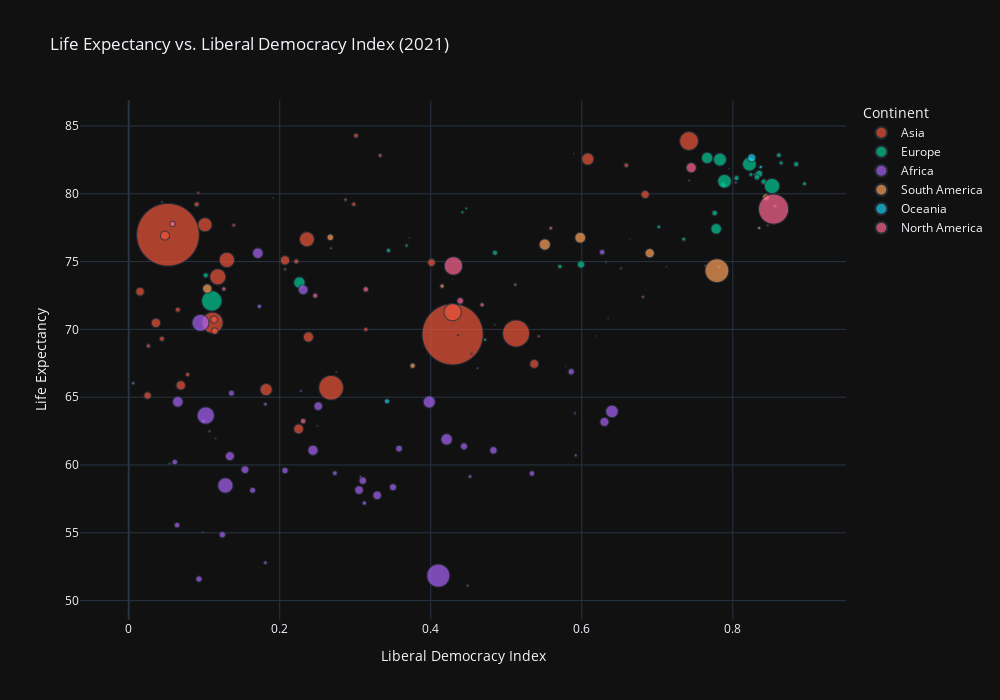

This figure's notebook cell:
### Code cell
# Load the dataset
df = life_exp_lib_democ

# Display basic info and first few rows to understand the data structure
print(df.info())
print(df.head())

# Clean the data by removing rows with NaN values in critical columns
df_cleaned = df.dropna(subset=['Liberal democracy index (best estimate, aggregate: average)', 
                               'Period life expectancy at birth - Sex: all - Age: 0', 
                               'Population (historical)'])

# Scale the population to increase the size of the points
df_cleaned['Scaled Population'] = df_cleaned['Population (historical)'] / 1e6

# Create the scatter plot with text labels
fig = px.scatter(
    df_cleaned,
    x='Liberal democracy index (best estimate, aggregate: average)',
    y='Period life expectancy at birth - Sex: all - Age: 0',
    size='Scaled Population',  # Use the scaled population
    color='Continent',
    hover_name='Entity',
    # text='Entity',  # Add country names as text
    size_max=150,  # Increase size_max to make points larger
    title='Life Expectancy vs. Liberal Democracy Index (2021)',
    labels={
        'Liberal democracy index (best estimate, aggregate: average)': 'Liberal Democracy Index',
        'Period life expectancy at birth - Sex: all - Age: 0': 'Life Expectancy'
    }
)

# Update the layout
fig.update_layout(
    xaxis_title='Liberal Democracy Index',
    yaxis_title='Life Expectancy',
    legend_title='Continent',
    template='plotly_dark',
    height=700,
    width=1000
)

# Update the text position for better readability
fig.update_traces(textposition='bottom center')

# Show the plot
fig.show()

### Figure 1 — Plotly figure (JSON) as saved in the notebook; plotly's stock layout.template omitted (floating-point values rounded to 4 significant figures)
{"data": [{"hovertemplate": "<b>%{hovertext}</b><br><br>Continent=Asia<br>Liberal Democracy Index=%{x}<br>Life Expectancy=%{y}<br>Scaled Population=%{marker.size}<extra></extra>", "hovertext": ["Afghanistan", "Armenia", "Azerbaijan", "Bahrain", "Bangladesh", "Bhutan", "Cambodia", "China", "East Timor", "Georgia", "Hong Kong", "India", "Indonesia", "Iran", "Iraq", "Israel", "Japan", "Jordan", "Kazakhstan", "Kuwait", "Kyrgyzstan", "Laos", "Lebanon", "Malaysia", "Maldives", "Mongolia", "Myanmar", "Nepal", "North Korea", "Oman", "Pakistan", "Philippines", "Qatar", "Saudi Arabia", "Singapore", "South Korea", "Sri Lanka", "Syria", "Taiwan", "Tajikistan", "Thailand", "Turkey", "Turkmenistan", "United Arab Emirates", "Uzbekistan", "Vietnam", "Yemen"], "legendgroup": "Asia", "marker": {"color": "#EF553B", "size": [33.83, 2.921, 9.753, 1.37, 159.4, 0.7406, 15.62, 1396.0, 1.205, 3.792, 7.366, 1328.0, 261.8, 82.62, 37.56, 8.053, 127.3, 9.545, 18.08, 3.834, 6.002, 6.802, 6.472, 31.23, 0.4282, 2.977, 51.09, 27.82, 25.58, 4.185, 217.3, 105.3, 2.427, 29.97, 5.525, 50.98, 21.73, 19.42, 23.53, 8.644, 70.54, 80.01, 6.216, 8.675, 30.75, 92.82, 31.16], "sizemode": "area", "sizeref": 0.3535, "symbol": "circle"}, "mode": "markers", "name": "Asia", "showlegend": true, "textposition": "bottom center", "type": "scattergl", "x": [0.225, 0.207, 0.065, 0.044, 0.111, 0.485, 0.114, 0.052, 0.462, 0.512, 0.301, 0.429, 0.513, 0.13, 0.238, 0.659, 0.742, 0.222, 0.113, 0.287, 0.314, 0.078, 0.298, 0.207, 0.191, 0.543, 0.182, 0.537, 0.015, 0.139, 0.268, 0.429, 0.092, 0.048, 0.333, 0.608, 0.401, 0.025, 0.684, 0.044, 0.101, 0.236, 0.026, 0.09, 0.036, 0.118, 0.069], "xaxis": "x", "y": [62.66, 74.44, 71.45, 79.4, 70.49, 70.34, 69.87, 76.98, 67.14, 73.3, 84.29, 69.64, 69.7, 75.12, 69.44, 82.1, 83.89, 75.01, 70.73, 79.56, 70.0, 66.67, 79.23, 75.09, 79.7, 69.5, 65.56, 67.46, 72.78, 77.69, 65.7, 71.27, 80.06, 76.92, 82.83, 82.56, 74.93, 65.12, 79.95, 69.31, 77.72, 76.65, 68.78, 79.22, 70.48, 73.88, 65.87], "yaxis": "y"}, {"hovertemplate": "<b>%{hovertext}</b><br><br>Continent=Europe<br>Liberal Democracy Index=%{x}<br>Life Expectancy=%{y}<br>Scaled Population=%{marker.size}<extra></extra>", "hovertext": ["Albania", "Austria", "Belarus", "Belgium", "Bosnia and Herzegovina", "Bulgaria", "Croatia", "Cyprus", "Czechia", "Denmark", "Estonia", "Finland", "France", "Germany", "Greece", "Hungary", "Iceland", "Ireland", "Italy", "Kosovo", "Latvia", "Lithuania", "Luxembourg", "Malta", "Moldova", "Montenegro", "Netherlands", "North Macedonia", "Norway", "Poland", "Portugal", "Romania", "Russia", "Serbia", "Slovakia", "Slovenia", "Spain", "Sweden", "Switzerland", "Ukraine", "United Kingdom"], "legendgroup": "Europe", "marker": {"color": "#00cc96", "size": [2.899, 8.644, 9.487, 11.28, 3.519, 7.178, 4.184, 1.22, 10.52, 5.684, 1.315, 5.48, 64.92, 82.08, 10.82, 9.839, 0.331, 4.702, 60.58, 1.779, 1.978, 2.906, 0.5695, 0.445, 3.287, 0.6281, 17.11, 1.98, 5.19, 38.27, 10.37, 19.87, 145.3, 7.177, 5.42, 2.06, 46.68, 9.799, 8.284, 45.78, 65.38], "sizemode": "area", "sizeref": 0.3535, "symbol": "circle"}, "mode": "markers", "name": "Europe", "showlegend": true, "textposition": "bottom center", "type": "scattergl", "x": [0.442, 0.805, 0.102, 0.841, 0.368, 0.571, 0.702, 0.742, 0.776, 0.895, 0.846, 0.824, 0.822, 0.852, 0.787, 0.485, 0.785, 0.83, 0.783, 0.447, 0.764, 0.782, 0.795, 0.59, 0.472, 0.372, 0.835, 0.268, 0.864, 0.778, 0.832, 0.599, 0.11, 0.344, 0.735, 0.804, 0.766, 0.884, 0.861, 0.226, 0.789], "xaxis": "x", "y": [78.64, 81.16, 73.99, 80.89, 76.18, 74.63, 77.56, 80.97, 78.58, 80.74, 77.66, 81.42, 82.19, 80.57, 80.67, 75.65, 82.35, 81.42, 82.53, 78.92, 74.69, 74.61, 81.84, 82.96, 69.24, 76.76, 81.48, 75.98, 82.27, 77.42, 81.21, 74.79, 72.1, 75.82, 76.65, 80.82, 82.65, 82.18, 82.85, 73.46, 80.92], "yaxis": "y"}, {"hovertemplate": "<b>%{hovertext}</b><br><br>Continent=Africa<br>Liberal Democracy Index=%{x}<br>Life Expectancy=%{y}<br>Scaled Population=%{marker.size}<extra></extra>", "hovertext": ["Algeria", "Angola", "Benin", "Botswana", "Burkina Faso", "Burundi", "Cameroon", "Cape Verde", "Central African Republic", "Chad", "Comoros", "Congo", "Cote d'Ivoire", "Democratic Republic of Congo", "Djibouti", "Egypt", "Equatorial Guinea", "Eritrea", "Eswatini", "Ethiopia", "Gabon", "Gambia", "Ghana", "Guinea", "Guinea-Bissau", "Kenya", "Lesotho", "Liberia", "Libya", "Madagascar", "Malawi", "Mali", "Mauritania", "Mauritius", "Morocco", "Mozambique", "Namibia", "Niger", "Nigeria", "Rwanda", "Sao Tome and Principe", "Senegal", "Seychelles", "Sierra Leone", "Somalia", "South Africa", "South Sudan", "Sudan", "Tanzania", "Togo", "Tunisia", "Uganda", "Zambia", "Zimbabwe"], "legendgroup": "Africa", "marker": {"color": "#ab63fa", "size": [40.02, 28.16, 11.36, 2.203, 18.78, 11.05, 22.76, 0.5124, 4.629, 14.65, 0.7267, 5.098, 25.25, 81.04, 1.02, 99.6, 1.454, 3.106, 1.143, 103.9, 2.041, 2.225, 28.7, 11.77, 1.786, 47.09, 2.105, 4.659, 6.532, 25.43, 17.09, 18.59, 3.966, 1.292, 34.61, 26.55, 2.374, 19.94, 190.7, 11.64, 0.2003, 14.59, 0.1072, 7.038, 13.81, 56.72, 11.11, 40.02, 52.02, 7.663, 11.4, 37.53, 16.4, 14.4], "sizemode": "area", "sizeref": 0.3535, "symbol": "circle"}, "mode": "markers", "name": "Africa", "showlegend": true, "textposition": "bottom center", "type": "scattergl", "x": [0.171, 0.134, 0.534, 0.591, 0.31, 0.061, 0.154, 0.712, 0.181, 0.093, 0.25, 0.099, 0.329, 0.128, 0.115, 0.095, 0.054, 0.006, 0.098, 0.102, 0.228, 0.107, 0.63, 0.164, 0.307, 0.421, 0.449, 0.452, 0.173, 0.251, 0.444, 0.35, 0.181, 0.632, 0.231, 0.305, 0.592, 0.483, 0.41, 0.136, 0.579, 0.586, 0.429, 0.312, 0.124, 0.64, 0.064, 0.065, 0.398, 0.273, 0.627, 0.244, 0.358, 0.207], "xaxis": "x", "y": [75.62, 60.65, 59.38, 63.82, 58.85, 60.22, 59.66, 74.62, 52.79, 51.59, 62.9, 63.23, 57.76, 58.49, 61.96, 70.48, 60.1, 66.03, 55.02, 63.65, 65.46, 62.49, 63.18, 58.13, 59.13, 61.89, 51.1, 59.15, 71.7, 64.34, 61.38, 58.36, 64.48, 74.98, 72.92, 58.15, 60.7, 61.08, 51.84, 65.3, 67.25, 66.88, 73.7, 57.19, 54.86, 63.95, 55.57, 64.66, 64.65, 59.4, 75.69, 61.09, 61.21, 59.59], "yaxis": "y"}, {"hovertemplate": "<b>%{hovertext}</b><br><br>Continent=South America<br>Liberal Democracy Index=%{x}<br>Life Expectancy=%{y}<br>Scaled Population=%{marker.size}<extra></extra>", "hovertext": ["Argentina", "Bolivia", "Brazil", "Chile", "Colombia", "Ecuador", "Guyana", "Paraguay", "Peru", "Suriname", "Uruguay", "Venezuela"], "legendgroup": "South America", "marker": {"color": "#FFA15A", "size": [43.48, 11.01, 201.7, 18.05, 46.97, 16.27, 0.7588, 6.159, 30.46, 0.5816, 3.368, 30.57], "sizemode": "area", "sizeref": 0.3535, "symbol": "circle"}, "mode": "markers", "name": "South America", "showlegend": true, "textposition": "bottom center", "type": "scattergl", "x": [0.598, 0.376, 0.779, 0.844, 0.551, 0.267, 0.454, 0.415, 0.69, 0.635, 0.835, 0.104], "xaxis": "x", "y": [76.76, 67.32, 74.33, 79.75, 76.26, 76.79, 68.2, 73.19, 75.62, 70.8, 77.48, 73.01], "yaxis": "y"}, {"hovertemplate": "<b>%{hovertext}</b><br><br>Continent=Oceania<br>Liberal Democracy Index=%{x}<br>Life Expectancy=%{y}<br>Scaled Population=%{marker.size}<extra></extra>", "hovertext": ["Australia", "Fiji", "New Zealand", "Papua New Guinea", "Solomon Islands", "Vanuatu"], "legendgroup": "Oceania", "marker": {"color": "#19d3f3", "size": [23.95, 0.9186, 4.614, 8.743, 0.6394, 0.2661], "sizemode": "area", "sizeref": 0.3535, "symbol": "circle"}, "mode": "markers", "name": "Oceania", "showlegend": true, "textposition": "bottom center", "type": "scattergl", "x": [0.825, 0.275, 0.837, 0.342, 0.436, 0.619], "xaxis": "x", "y": [82.66, 66.84, 81.98, 64.7, 69.58, 69.51], "yaxis": "y"}, {"hovertemplate": "<b>%{hovertext}</b><br><br>Continent=North America<br>Liberal Democracy Index=%{x}<br>Life Expectancy=%{y}<br>Scaled Population=%{marker.size}<extra></extra>", "hovertext": ["Barbados", "Canada", "Costa Rica", "Cuba", "Dominican Republic", "El Salvador", "Guatemala", "Haiti", "Honduras", "Jamaica", "Mexico", "Nicaragua", "Panama", "Trinidad and Tobago", "United States"], "legendgroup": "North America", "marker": {"color": "#FF6692", "size": [0.279, 35.96, 4.818, 11.28, 10.43, 6.184, 15.97, 10.52, 9.237, 2.803, 121.1, 6.149, 3.96, 1.429, 326.1], "sizemode": "area", "sizeref": 0.3535, "symbol": "circle"}, "mode": "markers", "name": "North America", "showlegend": true, "textposition": "bottom center", "type": "scattergl", "x": [0.664, 0.745, 0.856, 0.058, 0.314, 0.468, 0.439, 0.231, 0.247, 0.681, 0.43, 0.126, 0.559, 0.652, 0.854], "xaxis": "x", "y": [76.65, 81.92, 79.09, 77.77, 72.95, 71.81, 72.1, 63.24, 72.49, 72.39, 74.68, 72.98, 77.47, 74.5, 78.87], "yaxis": "y"}], "layout": {"height": 700, "legend": {"itemsizing": "constant", "title": {"text": "Continent"}, "tracegroupgap": 0}, "title": {"text": "Life Expectancy vs. Liberal Democracy Index (2021)"}, "width": 1000, "xaxis": {"anchor": "y", "autorange": true, "domain": [0, 1], "range": [-0.06521, 0.95], "title": {"text": "Liberal Democracy Index"}, "type": "linear"}, "yaxis": {"anchor": "x", "autorange": true, "domain": [0, 1], "range": [48.57, 86.92], "title": {"text": "Life Expectancy"}, "type": "linear"}}}
